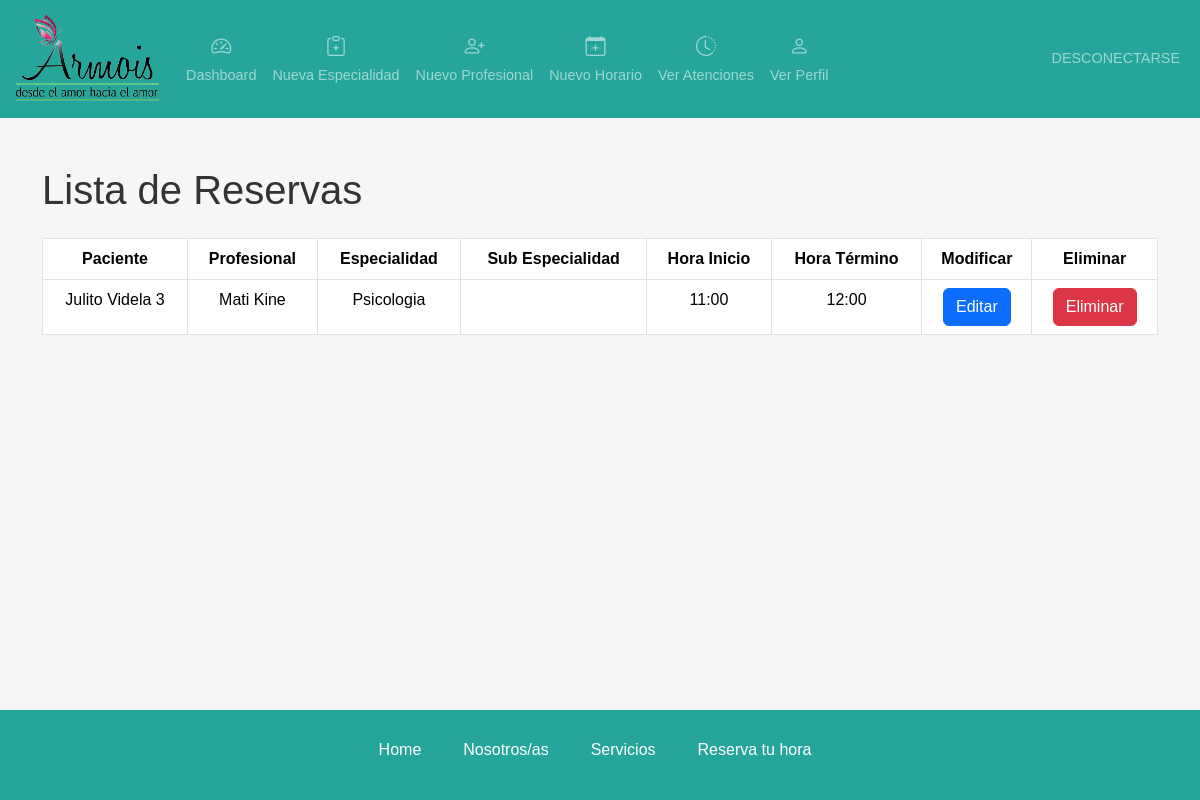
The page /dashboard/ (signed in) on the database as committed earlier.
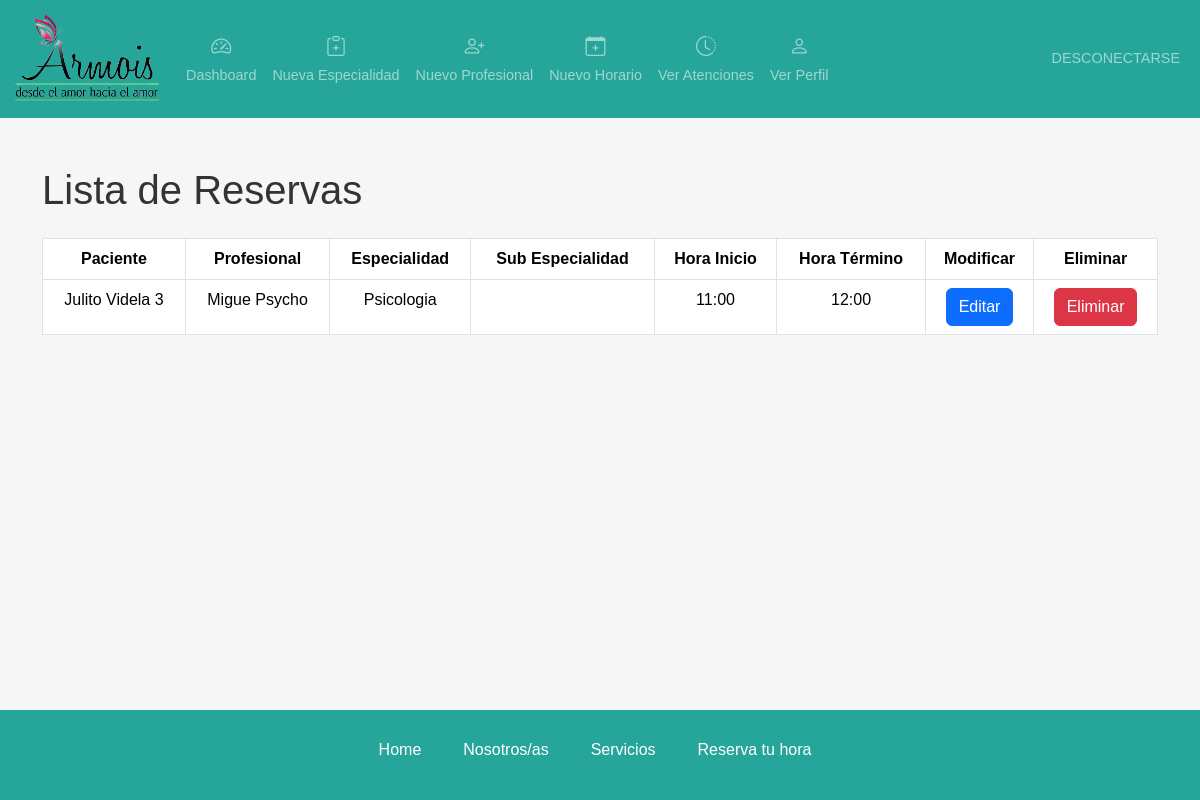
The same page on the database as committed later.
### armois/models.py (models this page shows, shortened)
class Reserva(models.Model):
    horario = models.ForeignKey(HorarioAtencion, on_delete=models.CASCADE)
    paciente = models.ForeignKey(Paciente, on_delete=models.CASCADE)
    especialidad = models.ForeignKey(Especialidad, on_delete=models.CASCADE)
    subespecialidad = models.ForeignKey(Subespecialidad, on_delete=models.CASCADE, null=True, blank=True)
    profesional = models.ForeignKey(Profesional, on_delete=models.CASCADE)
    fecha_reserva = models.DateTimeField(auto_now_add=True)
    is_synced_with_google_calendar = models.BooleanField(default=False)

class Paciente(models.Model):
    user = models.OneToOneField(
        CustomUser, on_delete=models.CASCADE, null=True, blank=True)
    nombre = models.CharField(max_length=100)
    rut = models.CharField(max_length=12)
    telefono = models.CharField(max_length=15)
    correo = models.EmailField()
    sexo = models.CharField(max_length=20)
    direccion = models.CharField(max_length=100)

class Profesional(models.Model):
    user = models.OneToOneField(
        CustomUser, on_delete=models.CASCADE, null=True, blank=True)
    nombre = models.CharField(max_length=100)
    apellido = models.CharField(max_length=100)
    especialidad = models.ForeignKey(Especialidad, on_delete=models.CASCADE)
    subespecialidad = models.ForeignKey(
        Subespecialidad, on_delete=models.CASCADE, null=True, blank=True)
    descripcion = models.TextField()
    telefono = models.CharField(max_length=15)
    correo = models.EmailField()

class Especialidad(models.Model):
    nombre = models.CharField(max_length=100, unique=True)
    descripcion = models.TextField(blank=True)

class HorarioAtencion(models.Model):
    profesional = models.ForeignKey(Profesional, on_delete=models.CASCADE)
    fecha = models.DateField()
    hora_inicio = models.TimeField()
    hora_fin = models.TimeField()
    is_available = models.BooleanField(default=True)

### dashboard/views.py (the view)
# urls.py: path('', views.crud_reservas, name='dashboard'),
@login_required
def crud_reservas(request):
    reservas = Reserva.objects.all()
    return render(request, 'dashboard/dashboard.html', {'reservas': reservas})

### dashboard/templates/dashboard/dashboard.html (shortened to what this page needs)
{% extends 'dashboard/layout.html' %}
{% load static %}
{% block content %}
  <div class="container mt-5">
    <h1 class="mb-4">Lista de Reservas</h1>
    <table class="table table-bordered text-center">
      <thead>
        <tr>
          <th>Paciente</th>
          <th>Profesional</th>
          <th>Especialidad</th>
          <th>Sub Especialidad</th>
          <th>Hora Inicio</th>
          <th>Hora Término</th>
          <th>Modificar</th>
          <th>Eliminar</th>
        </tr>
      </thead>
      <tbody>
        {% for reserva in reservas %}
          <tr>
            <td>{{ reserva.paciente.nombre }}</td>
            <td>{{ reserva.profesional.nombre }} {{ reserva.profesional.apellido }}</td>
            <td>{{ reserva.especialidad.nombre }}</td>
            <td>{{ reserva.subespecialidad.nombre }}</td>
            <td>{{ reserva.horario.hora_inicio }}</td>
            <td>{{ reserva.horario.hora_fin }}</td>
            <td>
              <button type="button" class="btn btn-primary" data-bs-toggle="modal" data-bs-target="#editarReserva" data-reserva-id="{{ reserva.id }}" data-paciente-nombre="{{ reserva.paciente.nombre }}" data-profesional-id="{{ reserva.profesional.id }}" data-especialidad-id="{{ reserva.especialidad.id }}" data-horario-id="{{ reserva.horario.id }}">Editar</button>
            </td>
            <td>
              <button type="button" class="btn btn-danger" data-reserva-id="{{ reserva.id }}" onclick="eliminarReserva('{{ reserva.id }}')">Eliminar</button>
            </td>
          </tr>
        {% endfor %}
      </tbody>
    </table>
  </div>
{% endblock %}

### dashboard/templates/dashboard/layout.html (shortened to what this page needs)
<!DOCTYPE html>
{% load static %}
<html lang="en">
  <head>
    <link href="https://cdn.jsdelivr.net/npm/bootstrap@5.3.3/dist/css/bootstrap.min.css" rel="stylesheet" />
    <link rel="stylesheet" href="{% static 'dashboard/css/styles.css' %}" />
    <link rel="stylesheet" href="https://cdn.jsdelivr.net/npm/bootstrap-icons@1.11.3/font/bootstrap-icons.min.css">
  </head>
  <body>
    {% include 'dashboard/nav.html' %}
    <div class="wrapper">
      {% block content %}{% endblock %}
    </div>
    {% include 'armois/footer.html' %}
  </body>
</html>

### dashboard/templates/dashboard/nav.html (shortened to what this page needs)
{% load static %}
<header>
  <nav class="navbar navbar-expand-lg" data-bs-theme="dark">
    <div class="container-fluid">
      <a class="navbar-brand" href="{% url 'dashboard' %}"><img src="{% static 'armois/img/logo.png' %}" alt="LOGO" width="150" /></a>
      <div class="collapse navbar-collapse" id="navbarSupportedContent">
        <ul class="navbar-nav me-auto mb-2 mb-lg-0 justify-content-center">
          <li class="nav-item text-center">
            <a class="nav-link" href="{% url 'dashboard' %}"><i class="bi bi-speedometer2 d-block mb-1 fs-5"></i>Dashboard</a>
          </li>
          <li class="nav-item text-center">
            <a class="nav-link" href="{% url 'agregar_especialidad' %}"><i class="bi bi-clipboard-plus d-block mb-1 fs-5"></i>Nueva Especialidad</a>
          </li>
          <li class="nav-item text-center">
            <a class="nav-link" href="{% url 'agregar_profesional' %}"><i class="bi bi-person-plus d-block mb-1 fs-5"></i>Nuevo Profesional</a>
          </li>
          <li class="nav-item text-center">
            <a class="nav-link" href="{% url 'agregar_horario' %}"><i class="bi bi-calendar-plus d-block mb-1 fs-5"></i>Nuevo Horario</a>
          </li>
          <li class="nav-item text-center">
            <a class="nav-link" href="{% url 'listar_reservas' %}"><i class="bi bi-clock-history d-block mb-1 fs-5"></i>Ver Atenciones</a>
          </li>
          <li class="nav-item text-center">
            <a class="nav-link" href="{% url 'profile' %}"><i class="bi bi-person d-block mb-1 fs-5"></i>Ver Perfil</a>
          </li>
        </ul>
        <ul class="navbar-nav ms-auto">
          {% if user.is_authenticated %}
            <li class="nav-item">
              <a class="nav-link btn btn-reserva text-uppercase ms-0 ms-lg-2" href="{% url 'logout' %}" role="button">Desconectarse</a>
            </li>
          {% endif %}
        </ul>
      </div>
    </div>
  </nav>
</header>

### armois/templates/armois/footer.html (shortened to what this page needs)
<footer>
  <ul class="nav justify-content-center">
    <li class="nav-item">
      <a class="nav-link" href="{% url 'index' %}">Home</a>
    </li>
    <li class="nav-item">
      <a class="nav-link" href="#somos">Nosotros/as</a>
    </li>
    <li class="nav-item">
      <a class="nav-link" href="#especialidades">Servicios</a>
    </li>
    <li class="nav-item">
      <a class="nav-link" href="{% url 'reservas' %}">Reserva tu hora</a>
    </li>
  </ul>
</footer>

### dashboard/static/dashboard/css/styles.css (style rules this page uses)
:root { --defautl: #fff; --bg-light: #f6f6f6; --success: #26a69a; --reservabtn: #f92880; --reservabtnhv: #F06F9E; --reservabtnhv-antiguo: #f08cb1; --background-bienvenida: #fff3f8; --card-background: #f9b6cf; --card-highlight: #43192e; --subtitulos: #00C3CD; --lightText: #959595; }
body { background-color: var(--bg-light); color: #333; font-family: Arial, sans-serif; margin: 0; padding: 0; display: flex; flex-direction: column; min-height: 100vh; }
.wrapper { flex: 1; }
nav { background-color: var(--success); padding: 10px 0; }
nav .nav-link { font-size: 0.9rem; }
footer .nav-link { color: white; }
footer { background-color: var(--success); padding: 20px 0; text-align: center; width: 100%; position: relative; bottom: 0; left: 0; height: 90px; }
footer .nav-item { margin-right: 10px; }

Rows that differ between the two databases and show on the page:
changed Reserva "Julito Videla 3": profesional.nombre "Mati" → "Migue"; profesional.apellido "Kine" → "Psycho"
